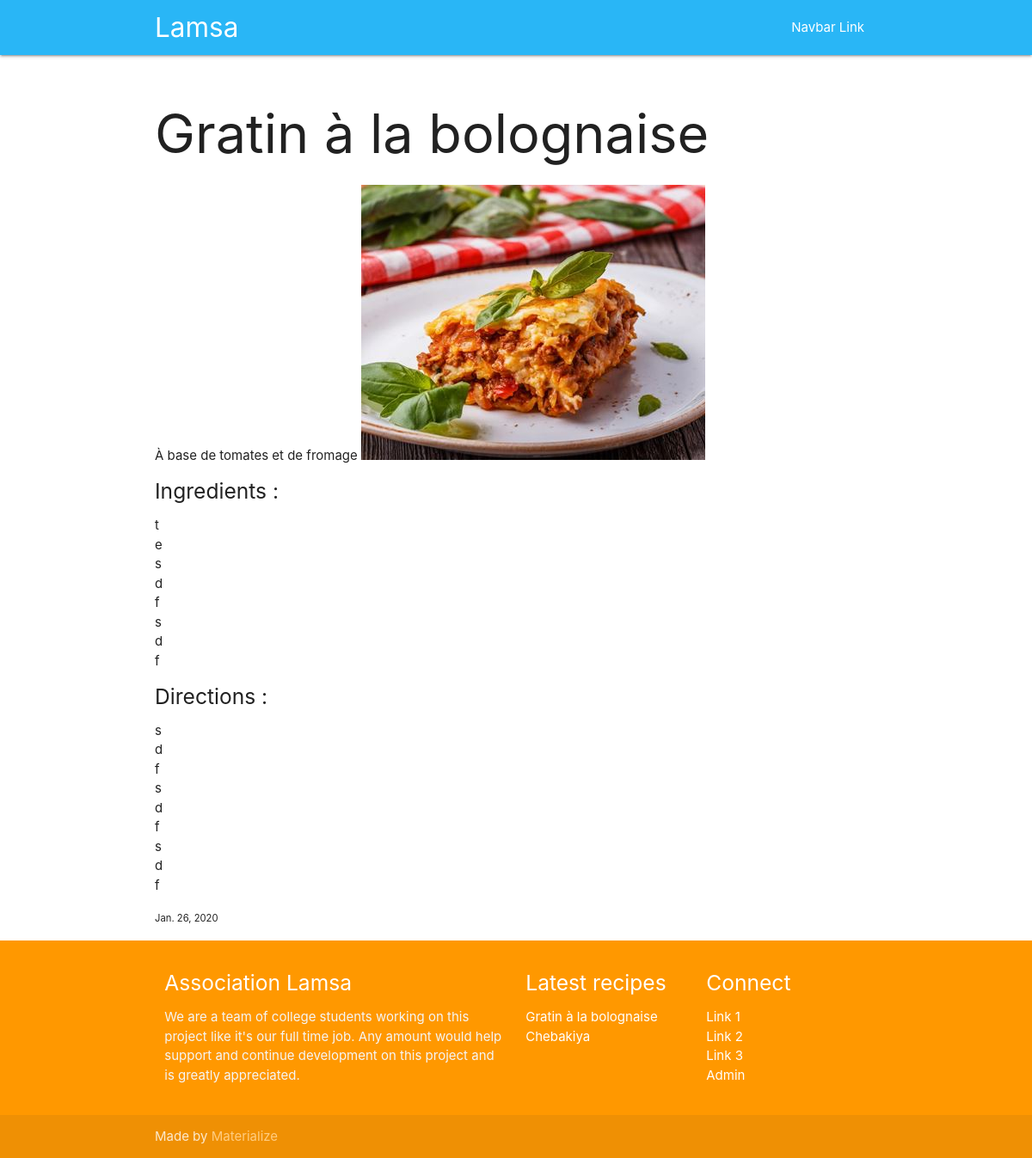
The page /recipes/2/ on the database its author committed.
### recipe_app/models.py (models this page shows, shortened)
class Recette(models.Model):
    title = models.CharField(max_length=200)
    description = models.TextField()
    photo = models.ImageField(upload_to="")
    ingredients =  models.TextField()
    preparation =  models.TextField()
    pub_date = models.DateField("Date published")

### recipe_app/views.py (the view)
# urls.py: path("recipes/<int:recipe_id>/", views.detail, name="detail"),
def detail(request, recipe_id):
    recipe = get_object_or_404(Recette, pk=recipe_id)
    ingredients = recipe.ingredients
    preparation = recipe.preparation
    latest_recipes = Recette.objects.order_by('-pub_date')[:4]
    context = {"recipe": recipe, "ingredients": ingredients, "preparation":preparation,"latest_recipes": latest_recipes}
    return render(request, "recipe_app/detail.html", context)

### recipe_app/templates/recipe_app/detail.html (shortened to what this page needs)
{% extends "recipe_app/index.html" %}  {% block content %}
<div class="container">
  <div class="section">
    <h1>{{ recipe.title }}</h1>
    {{ recipe.description }}
    <img src="{{ recipe.photo.url }}" />
    {% if ingredients %}
    <h5>Ingredients :</h5>
    <ul>
      {% for ingredient in ingredients %}
      <li>{{ ingredient }}</li>
      {% endfor %}
    </ul>
    {% endif %} {% if preparation %}
    <h5>Directions :</h5>
    <ul>
      {% for direction in preparation %}
      <li>{{ direction }}</li>
      {% endfor %}
    </ul>
    {% endif %}
    <small>{{ recipe.pub_date }} </small>
  </div>
</div>
{% endblock content %}

### recipe_app/templates/recipe_app/index.html (shortened to what this page needs)
{% load static %}
<!DOCTYPE html>
<html lang="en">
<head>
  <link href="{% static 'recipe_app/css/materialize.css' %}" type="text/css" rel="stylesheet" media="screen,projection"/>
  <link href="{% static 'recipe_app/css/style.css' %}" type="text/css" rel="stylesheet" media="screen,projection"/>
</head>
<body>
  <nav class="light-blue lighten-1" role="navigation">
    <div class="nav-wrapper container"><a id="logo-container" href="{% url 'home' %}" class="brand-logo">Lamsa</a>
      <ul class="right hide-on-med-and-down">
        <li><a href="{% url 'home' %}">Navbar Link</a></li>
      </ul>
    </div>
  </nav>
  {% block content %}{% endblock content%}
  <footer class="page-footer orange">
    <div class="container">
      <div class="row">
        <div class="col l6 s12">
          <h5 class="white-text">Association Lamsa</h5>
          <p class="grey-text text-lighten-4">We are a team of college students working on this project like it's our full time job. Any amount would help support and continue development on this project and is greatly appreciated.</p>
        </div>
        <div class="col l3 s12">
          <h5 class="white-text">Latest recipes</h5>
          <ul>
            {% for recipe in latest_recipes %}
              <li><a class="white-text" href="{% url 'detail' recipe.id %}">{{ recipe.title }}</a></li>
            {% endfor %}
          </ul>
        </div>
        <div class="col l3 s12">
          <h5 class="white-text">Connect</h5>
          <ul>
            <li><a class="white-text" href="#!">Link 1</a></li>
            <li><a class="white-text" href="#!">Link 2</a></li>
            <li><a class="white-text" href="#!">Link 3</a></li>
            <li><a class="white-text" href="{% url 'admin' %}">Admin</a></li>
          </ul>
        </div>
      </div>
    </div>
    <div class="footer-copyright">
      <div class="container">
      Made by <a class="orange-text text-lighten-3" href="http://materializecss.com">Materialize</a>
      </div>
    </div>
  </footer>
  </body>
</html>

### rows shown on the page
Recette: title "Gratin à la bolognaise", description "À base de tomates et de fromage", photo (picture), pub_date "Jan. 26, 2020"
Recette: title "Chebakiya"

### other values the page prints
{{ ingredient }} "t" "e" "s" "d" "f" "s" "d" "f"
{{ direction }} "s" "d" "f" "s" "d" "f" "s" "d" "f"
